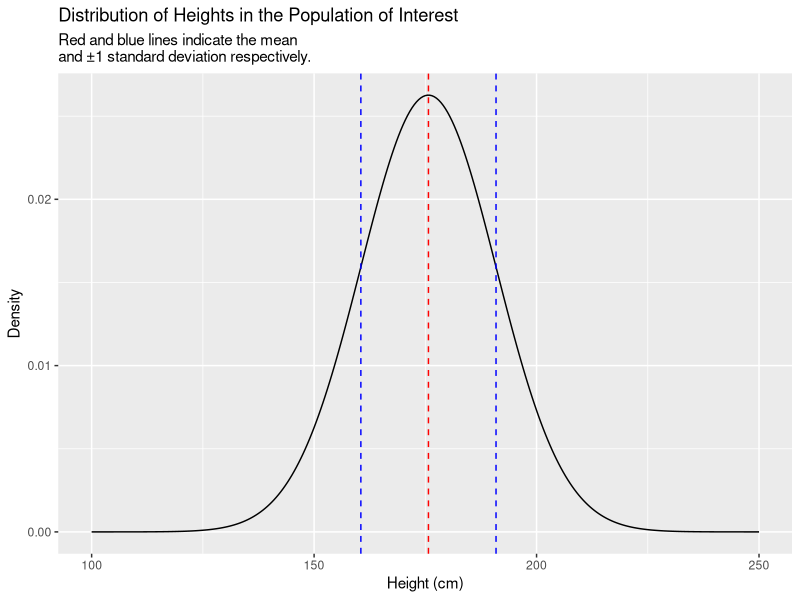
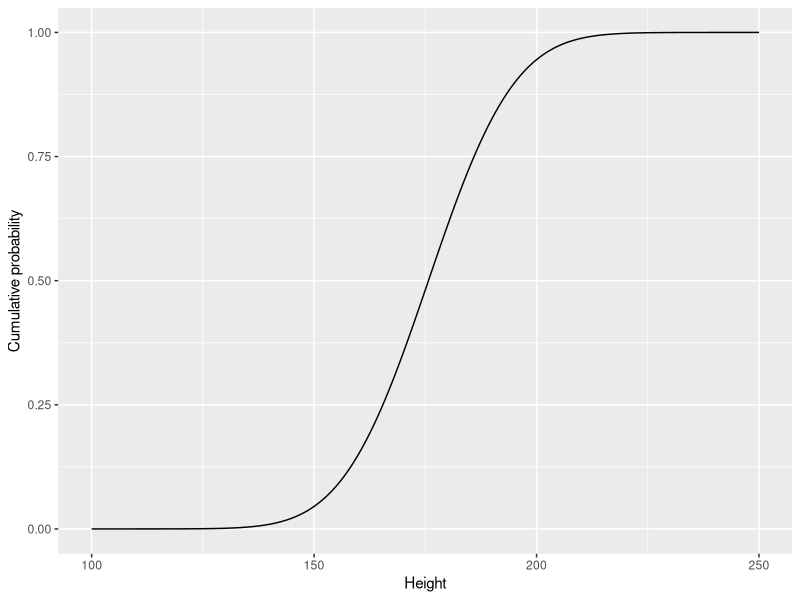
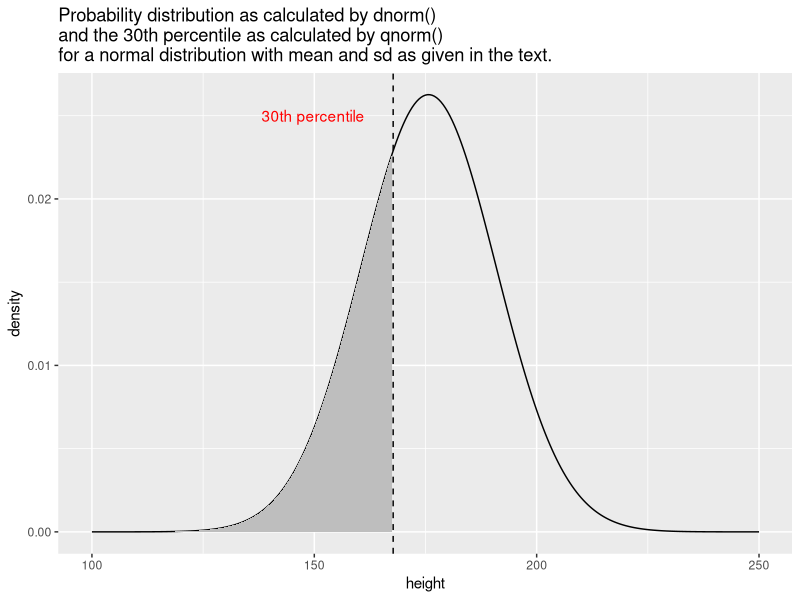
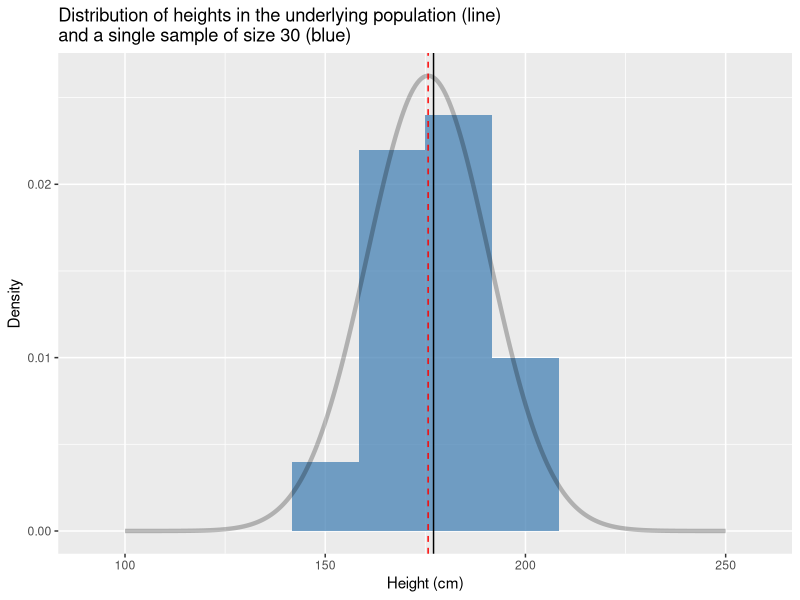
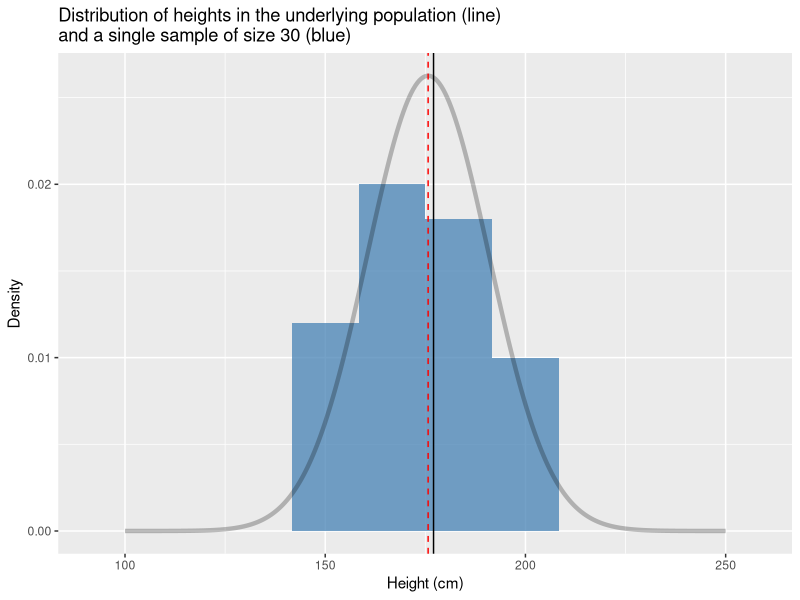
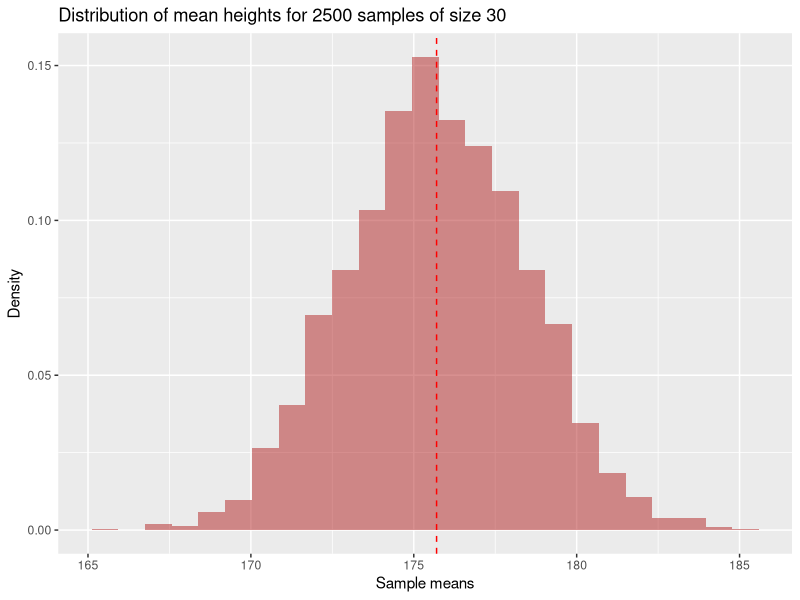
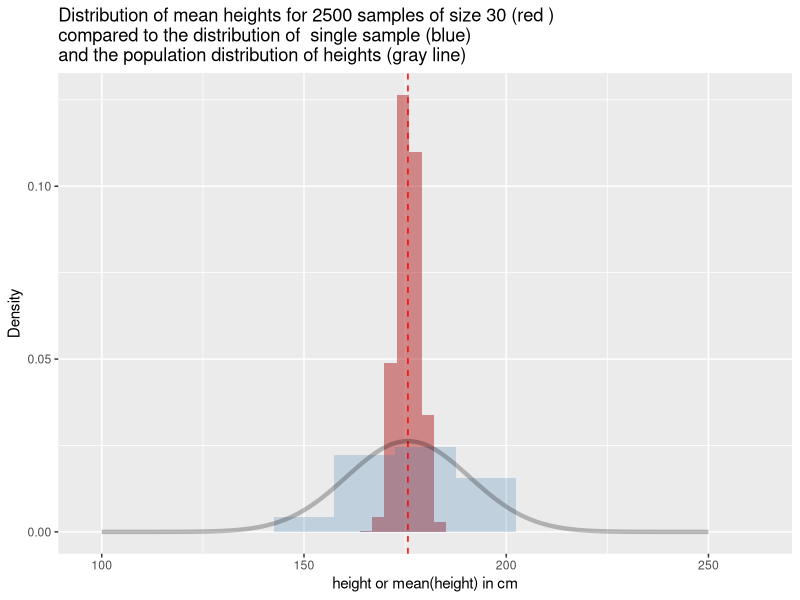
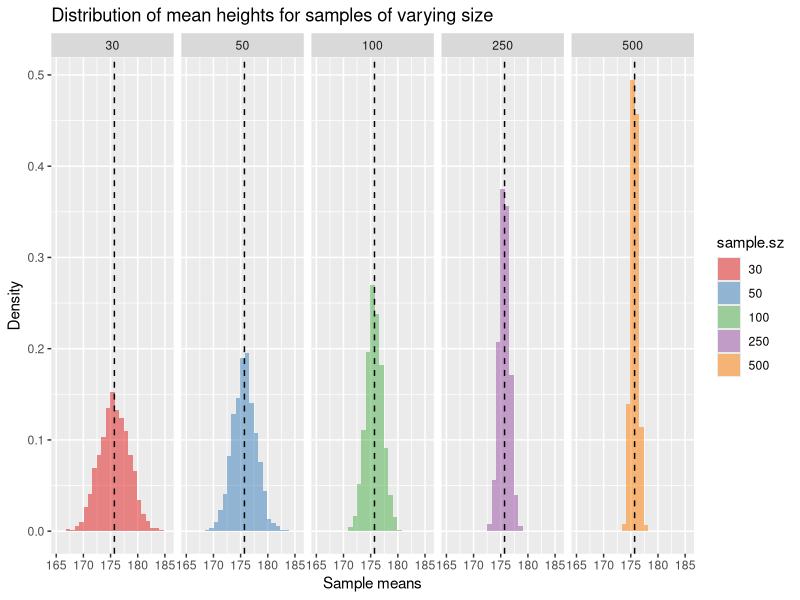

The R script that drew these images, in order:
## ---- chunk 1
library(tidyverse)
library(magrittr)
library(stringr)
## ---- chunk 2
# male mean height and sd in centimeters from USDHHS report
true.mean <- 175.7
true.sd <- 15.19
## ---- chunk 3
pop.distn <- 
  data_frame(height =  seq(100, 250, 0.5),
             density = dnorm(height,mean = true.mean, sd = true.sd))

ggplot(pop.distn) +
  geom_line(aes(height, density)) + 
  # vertical line at mean
  geom_vline(xintercept = true.mean, color="red", linetype="dashed") +
  # vertical line at mean + 1SD
  geom_vline(xintercept = true.mean + true.sd,
              color = "blue", linetype="dashed") +
  # vertical line at mean - 1SD
  geom_vline(xintercept = true.mean - true.sd,
              color = "blue", linetype="dashed") +
  labs(x = "Height (cm)", y = "Density",
       title = "Distribution of Heights in the Population of Interest",
       subtitle = "Red and blue lines indicate the mean \nand ±1 standard deviation respectively.")  

## ---- chunk 4
cdf <-
  data_frame(height = seq(100, 250, 0.5),
             cum.prob = pnorm(height, true.mean, true.sd))

ggplot(cdf) +
  geom_line(aes(height, cum.prob)) +
  labs(x = "Height", y = "Cumulative probability")
## ---- chunk 5
qnorm(0.3, true.mean, true.sd)
## ---- chunk 6
perc.30 <- qnorm(0.3, true.mean, true.sd)

label.offset <- 18 # determined by trial and error to make a 
                   # nice looking figure

heights.less.perc.30 <- seq(100, perc.30, by=0.5)
density.less.perc.30 <- dnorm(heights.less.perc.30, true.mean, true.sd)

ggplot(pop.distn) +
  geom_line(aes(x = height, y = density)) + 
  geom_vline(xintercept = perc.30, linetype='dashed') +
  geom_area(aes(x = heights.less.perc.30, y = density.less.perc.30),
            fill = "gray", data = data_frame(x = heights.less.perc.30)) +
  annotate("text", x = perc.30 - label.offset, y = 0.025, 
           label = "30th percentile", color = 'red') +
  labs(title = "Probability distribution as calculated by dnorm()\nand the 30th percentile as calculated by qnorm()\nfor a normal distribution with mean and sd as given in the text.")
## ---- chunk 7
# make our simulation repeatable by seeding RNG
set.seed(20180321)
## ---- chunk 8
sample.a <-
  data_frame(height = rnorm(n = 30, mean = true.mean, sd = true.sd))
## ---- chunk 9
sample.a %>%
  ggplot(aes(x = height)) + 
  geom_histogram(aes(y = ..density..), 
                 fill = 'steelblue', alpha=0.75, bins=10) + 
  geom_line(data=pop.distn, aes(x = height, y = density), 
            alpha=0.25,size=1.5) +   
  geom_vline(xintercept = true.mean, linetype = "dashed", color="red") + 
  geom_vline(xintercept = mean(sample.a$height), linetype = "solid") + 
  labs(x = "Height (cm)", y = "Density", 
       title = "Distribution of heights in the underlying population (line)\nand a single sample of size 30 (blue)")
## ---- chunk 10
sample.a %>% 
  summarize(sample.mean = mean(height), 
            sample.sd = sd(height))
## ---- chunk 11
sample.b <-
  data_frame(height = rnorm(30, mean = true.mean, sd = true.sd))

sample.b %>%
  ggplot(aes(x = height)) + 
  geom_histogram(aes(y = ..density..), 
                 fill = 'steelblue', alpha=0.75, bins=10) + 
  geom_line(data=pop.distn, aes(x = height, y = density), 
            alpha=0.25,size=1.5) +   
  geom_vline(xintercept = true.mean, linetype = "dashed", color="red") + 
  geom_vline(xintercept = mean(sample.a$height), linetype = "solid") + 
  labs(x = "Height (cm)", y = "Density", 
       title = "Distribution of heights in the underlying population (line)\nand a single sample of size 30 (blue)")
## ---- chunk 12
sample.b %>% 
  summarize(sample.mean = mean(height), 
            sample.sd = sd(height))
## ---- chunk 13
rnorm.stats <- function(n, mu, sigma) {
  the.sample <- rnorm(n, mu, sigma)
  data_frame(sample.size = n, 
             sample.mean = mean(the.sample), 
             sample.sd = sd(the.sample))
}
## ---- chunk 14
rnorm.stats(30, true.mean, true.sd)
## ---- chunk 15
df.samples.of.30 <-
  rerun(2500,  rnorm.stats(30, true.mean, true.sd)) %>%
  bind_rows()
## ---- chunk 16
head(df.samples.of.30)
## ---- chunk 17
ggplot(df.samples.of.30, aes(x = sample.mean, y = ..density..)) +
  geom_histogram(bins=25, fill = 'firebrick', alpha=0.5) + 
  geom_vline(xintercept = true.mean, linetype = "dashed", color="red") + 
  labs(x = "Sample means", y  = "Density",
       title = "Distribution of mean heights for 2500 samples of size 30")

## ---- chunk 18
ggplot(df.samples.of.30, aes(x = sample.mean, y = ..density..)) +
  geom_histogram(bins=50, fill = 'firebrick', alpha=0.5) + 
  geom_histogram(data=sample.a, 
                 aes(x = height, y = ..density..),
                 bins=11, fill='steelblue', alpha=0.25) +
  geom_vline(xintercept = true.mean, linetype = "dashed", color='red') + 
  geom_line(data=pop.distn, aes(x = height, y = density), alpha=0.25,size=1.5) +   
  labs(x = "height or mean(height) in cm", y  = "Density",
       title = "Distribution of mean heights for 2500 samples of size 30 (red )\ncompared to the distribution of  single sample (blue)\nand the population distribution of heights (gray line)")

## ---- chunk 19
df.samples.of.30 %>%
  summarize(mean.of.means = mean(sample.mean),
            sd.of.means = sd(sample.mean))

## ---- chunk 20
df.samples.of.50 <-
  rerun(2500,  rnorm.stats(50, true.mean, true.sd)) %>%
  bind_rows()

df.samples.of.100 <-
  rerun(2500,  rnorm.stats(100, true.mean, true.sd)) %>%
  bind_rows()

df.samples.of.250 <-
  rerun(2500,  rnorm.stats(250, true.mean, true.sd)) %>%
  bind_rows()

df.samples.of.500 <-
  rerun(2500,  rnorm.stats(500, true.mean, true.sd)) %>%
  bind_rows()
## ---- chunk 21
df.combined <- 
  bind_rows(df.samples.of.30,
            df.samples.of.50,
            df.samples.of.100,
            df.samples.of.250,
            df.samples.of.500) %>%
  # create a factor version of sample size to facilitate plotting
  mutate(sample.sz = as.factor(sample.size))
## ---- chunk 22
ggplot(df.combined, aes(x = sample.mean, y = ..density.., fill = sample.sz)) + 
  geom_histogram(bins=25, alpha=0.5) + 
  geom_vline(xintercept = true.mean, linetype = "dashed")  +
  facet_wrap(~ sample.sz, nrow = 1) + 
  scale_fill_brewer(palette="Set1") + # change color palette
  labs(x = "Sample means", y  = "Density",
       title = "Distribution of mean heights for samples of varying size")  
## ---- chunk 23
sampling.distn.mean.table <-
  df.combined %>%
  group_by(sample.size) %>%
  summarize(mean.of.means = mean(sample.mean),
            sd.of.means = sd(sample.mean))

sampling.distn.mean.table
## ---- chunk 24
se.mean.theory <- sapply(seq(10,500,10), 
                         function(n){ true.sd/sqrt(n) })

df.se.mean.theory <- data_frame(sample.size = seq(10,500,10),
                                std.error = se.mean.theory)

ggplot(sampling.distn.mean.table, aes(x = sample.size, y = sd.of.means)) +
   # plot standard errors of mean based on our simulations
  geom_point() +  
  # plot standard errors of the mean based on theory
  geom_line(aes(x = sample.size, y = std.error), data = df.se.mean.theory, color="red") +
  labs(x = "Sample size", y = "Std Error of Mean",
       title = "A comparison of theoretical (red line) and simulated (points) estimates of\nthe standard error of the mean for samples of different size")
## ---- chunk 25
sampling.distn.sd.table <-
  df.combined %>%
  group_by(sample.size) %>%
  summarize(mean.of.sds = mean(sample.sd),
            sd.of.sds = sd(sample.sd))

sampling.distn.sd.table
## ---- chunk 26
ggplot(df.combined, aes(x = sample.sd, y = ..density.., fill = sample.sz)) + 
  geom_histogram(bins=25, alpha=0.5) + 
  geom_vline(xintercept = true.sd, linetype = "dashed")  +
  facet_wrap(~ sample.sz, nrow = 1) + 
  scale_fill_brewer(palette="Set1") +
  labs(x = "Sample standard deviations", y  = "Density",
       title = "Sampling distribution of standard deviation of height for samples of varying size")  
## ---- chunk 27
se.sd.theory <- sapply(seq(10, 500, 10), 
                       function(n){ true.sd/sqrt(2*(n-1))})

df.se.sd.theory <- data_frame(sample.size = seq(10,500,10), 
                              std.error = se.sd.theory)

ggplot(sampling.distn.sd.table, aes(x = sample.size, y = sd.of.sds)) +
   # plot standard errors of mean based on our simulations
  geom_point() +  
  # plot standard errors of the mean based on theory
  geom_line(aes(x = sample.size, y = std.error), data = df.se.sd.theory, color="red") +
  labs(x = "Sample size", y = "Std Error of Standard Deviation",
       title = "A comparison of theoretical (red line) and simulated (points) estimates of\nthe standard error of the standard deviation for samples of different size")
## ---- chunk 28
# sample sizes we'll conside
ssizes <- c(2, 3, 4, 5, 7, 10, 20, 30, 50)

# number of samples to draw *for each sample size*
nsamples <- 2500

# create a data frame with empty columns
df.combined.small <- data_frame(sample.size = double(), 
                          sample.mean = double(), 
                          sample.sd = double(),
                          estimated.SE = double(), 
                          sample.zscore = double())

for (i in ssizes) {
  df.samples.of.size.i <-
    rerun(nsamples,  rnorm.stats(i, true.mean, true.sd)) %>%
    bind_rows()  
  
  df.combined.small <- 
    bind_rows(df.combined.small, df.samples.of.size.i)

}

df.combined.small %<>%
  mutate(sample.sz = as.factor(sample.size))
## ---- chunk 29
by.sample.size <-
  df.combined.small %>%
  group_by(sample.size) %>%
  summarize(mean.of.means = mean(sample.mean),
            mean.of.sds = mean(sample.sd))

by.sample.size
## ---- chunk 30
ggplot(by.sample.size, aes(x = sample.size, y = mean.of.sds)) +
  geom_point(color = 'red') +
  geom_line(color = 'red') +
  geom_hline(yintercept = true.sd, color = 'black', linetype='dashed') +
  labs(x = "Sample Size", y = "Mean of Sampling Distn of Std Dev")

## ---- chunk 31
filtered.df <- 
  df.combined.small %>%
  filter(sample.size %in% c(3, 5, 30))

ggplot(filtered.df, aes(x = sample.sd, y = ..density.., fill = sample.sz)) + 
  geom_histogram(bins=50, alpha=0.65) +
  facet_wrap(~sample.size, nrow = 1) +
  geom_vline(xintercept = true.sd, linetype = 'dashed') +
  labs(x = "Std Deviations", y = "Density",
       title = "Sampling distributions of the standard deviation\nAs a function of sample size")
  
